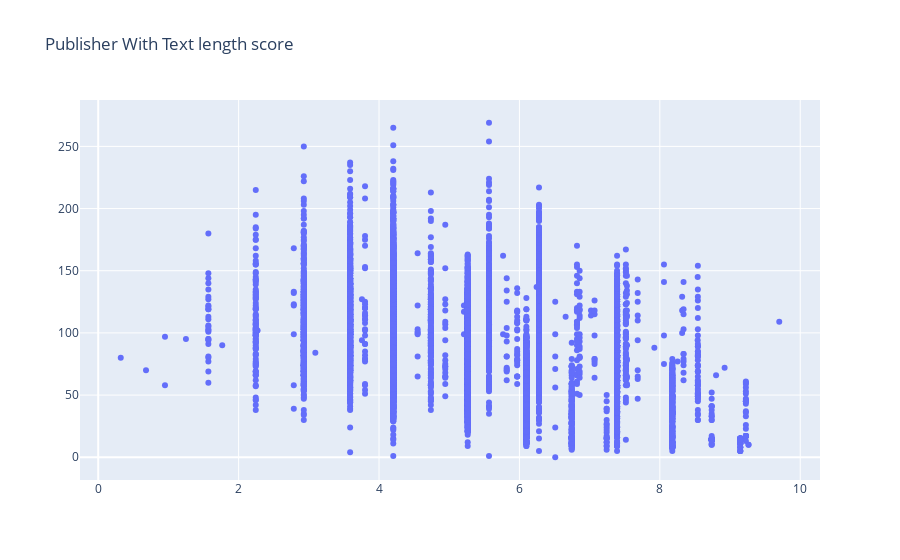

Source (notebook cell):
### Code cell
#Now visualize text_len with score and their Publisher 
fig = go.Figure(data=go.Scatter(x=df3['score'],
                                y=df3['title_len'],
                                mode='markers',
                                text=df3['publisher'])) # hover text goes here

fig.update_layout(title='Publisher With Text length score ')
fig.show()

### Figure 1 — Plotly figure (JSON) as saved in the notebook; plotly's stock layout.template omitted (floating-point values rounded to 4 significant figures; data arrays with more than 128 entries replaced by an {"elided": "..."} marker saying what was removed)
{"data": [{"mode": "markers", "text": {"elided": "14803 str values"}, "type": "scatter", "x": {"elided": "14803 float values"}, "y": {"elided": "14803 int values"}}], "layout": {"title": {"text": "Publisher With Text length score "}}}
